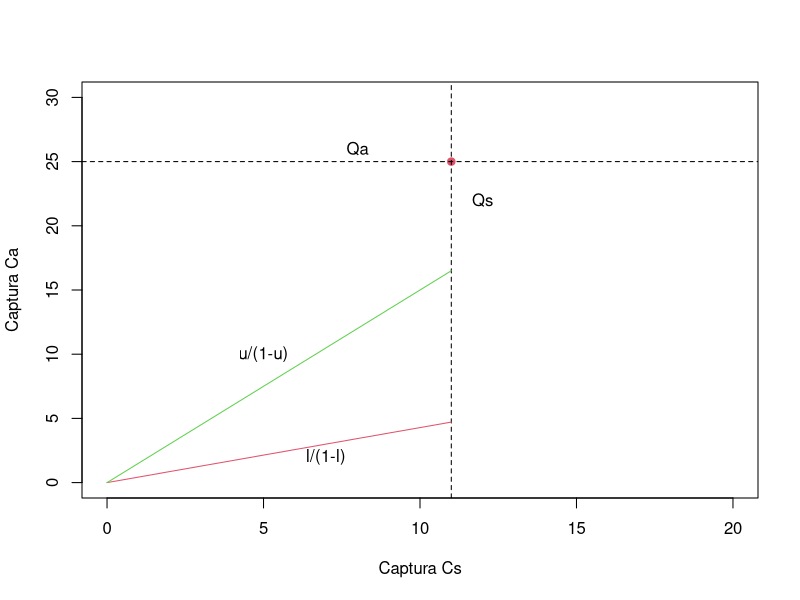

Write R code to recreate this figure. (Note: this script raises an error after producing the figure.)
## ---- chunk 1
Qs = 11  #Cuota de la especie a
Qa = 25  #Cuota de la especie b
Pa = 1/300  #Precio de la especie a
Ps = 1/602  #Precio de la especie b
l=0.3    #limite inferior composicion
u=0.6
#Estimacion de la composicion c0
Qr = Qa/Qs
A = (l/(1-l))
B = (u/(1-u))
## ---- chunk 2
x <- c(0,20)
y <- c(0,30)
plot(x,y,type="n",xlab="Captura Cs",ylab="Captura Ca")
points(Qs,Qa,col=2,pch=19)
abline(h=Qa,lty=2)
abline(v=Qs,lty=2)
xx <- seq(0,Qs,1)
yl <- A*xx
yu <- B*xx
lines(xx,yl,col=2)
lines(xx,yu,col=3)
text(8,26,"Qa")
text(12,22,"Qs")
text(5,10,"u/(1-u)")
text(7,2,"l/(1-l)")
## ---- chunk 3
setwd("/Users/luiscubillos/ADMwork/MOSAN/Mixed/DataMix")
library(lattice)
library(nlme)
ca <- read.csv("catchmix.csv")
mezc<-groupedData(anchoveta~sardina|as.factor(YY),data=ca,order.groups=F,FUN=min,labels=list(x="Sardina",y="Anchoveta"),units=list(x="(t)",y="(t)"))
m4 <- lme(anchoveta~sardina,random=~-1+sardina|as.factor(YY),data=mezc)
rate<-coef(m4)[2]
rate2<-c(0.810,1.038,0.579,0.4055,0.6179,1.064,1.0415,1.6448,0.674,1.848,0.346,0.322,0.377,0.125,0.078,0.212)
Year<-seq(1998,2013,1)
tb1 <- cbind(Year,rate2)
## ---- chunk 4
intervals(m4,level=0.95)
## ---- chunk 5
plot(augPred(m4),lty=1,csi=0.3,pch=1,lwd=2,col="black",brg="white")
## ---- chunk 6
plot(Year,rate2,ylab="Anchoveta/Sardina",xlab="Años",pch=19,type="b",main="Razón de Capturas (1998-2013)")
abline(h=1,lty=2)
## ---- chunk 7
tb1
## ---- chunk 8
comp <- function(){
  if(Qr< A){
		p=l
		CaCs = c(((1-l)/l)*Qa,Qa)
		Im = (Ps*((1-l)/l)+Pa)*Qa
		}
	if(Qr>B){
		p=u
		CaCs = c(Qs,(u/(1-u))*Qs)
		Im = (Ps+Pa*(u/(1-u)))*Qs
		}
     if(Qr>=A && Qr<=B){
     	p=Qa/(Qs+Qa)
		CaCs = c(Qs,Qa)
		Im = Ps*Qs+Pa*Qa
		}
    out <- list()
    out$p = p
    out$CaCs=CaCs
    out$Im=Im
    return(out)
}
## ---- chunk 9
Qa = 42  #Cuota de la especie a
Qs = 572  #Cuota de la especie b
Pa = 1/Qa  #Valor de la especie a por conservación
Ps = 1/Qs  #Valor de la especie b por conservación
l=0.08     #limite inferior razon anchoveta/sardina
u=0.38     #Límite superior razón anchoveta/sardina
#Balance y ajuste de las cuotas separadas
Qr = Qa/Qs
A = (l/(1-l))
B = (u/(1-u))
sa <- comp()
Qmixta <- sa$CaCs[1]+sa$CaCs[2]
Cs<-sa$CaCs[1]
Ca<-sa$CaCs[2]
Qmixta
